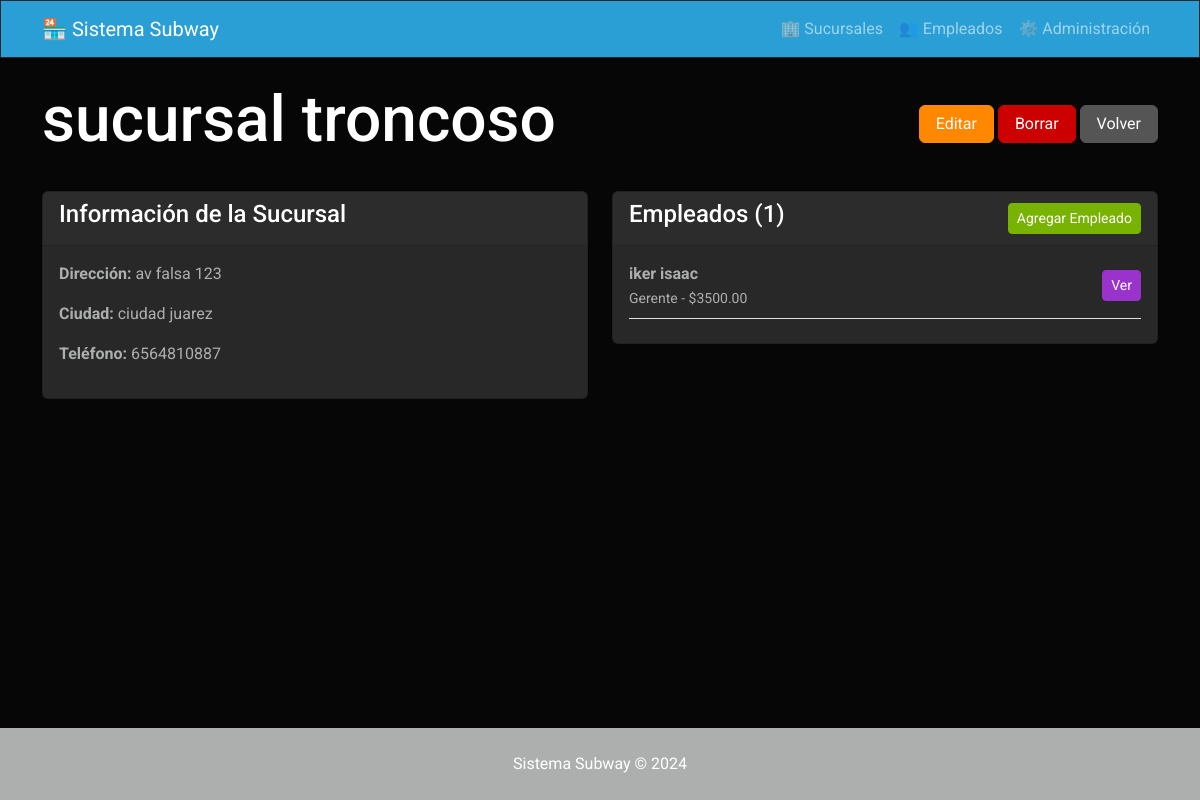
Screenshot of /sucursal/2/ with the database file from the repository.
### app_subway/models.py (models this page shows, shortened)
class Sucursal(models.Model):
    id_sucursal = models.AutoField(primary_key=True)
    nombre = models.CharField(max_length=200)
    direccion = models.CharField(max_length=300)
    ciudad = models.CharField(max_length=100)
    telefono = models.CharField(max_length=20)
    class Meta:
        verbose_name = "Sucursal"
        verbose_name_plural = "Sucursales"

class Empleado(models.Model):
    id_empleado = models.AutoField(primary_key=True)
    nombre = models.CharField(max_length=200)
    puesto = models.CharField(max_length=100)
    telefono = models.CharField(max_length=20)
    salario = models.DecimalField(max_digits=10, decimal_places=2)
    foto_perfil = models.ImageField(upload_to='img_empleados/', blank=True, null=True)
    id_sucursal = models.ForeignKey(Sucursal, on_delete=models.CASCADE, related_name='empleados')
    class Meta:
        verbose_name = "Empleado"
        verbose_name_plural = "Empleados"

### app_subway/views.py (the view)
# urls.py: path('sucursal/<int:id_sucursal>/', views.detalle_sucursal, name='detalle_sucursal'),
def detalle_sucursal(request, id_sucursal):
    sucursal = get_object_or_404(Sucursal, id_sucursal=id_sucursal)
    empleados_sucursal = Empleado.objects.filter(id_sucursal=sucursal)
    return render(request, 'app_subway/detalle_sucursal.html', {
        'sucursal': sucursal,
        'empleados_sucursal': empleados_sucursal
    })

### app_subway/templates/app_subway/detalle_sucursal.html (shortened to what this page needs)
{% extends 'app_subway/base.html' %}
{% block content %}
<div class="d-flex justify-content-between align-items-center mb-4">
    <h1>{{ sucursal.nombre }}</h1>
    <div>
        <a href="{% url 'app_subway:editar_sucursal' sucursal.id_sucursal %}" class="btn btn-warning">Editar</a>
        <a href="{% url 'app_subway:borrar_sucursal' sucursal.id_sucursal %}" class="btn btn-danger">Borrar</a>
        <a href="{% url 'app_subway:listar_sucursales' %}" class="btn btn-secondary">Volver</a>
    </div>
</div>
<div class="row">
    <div class="col-md-6">
        <div class="card">
            <div class="card-header">
                <h5>Información de la Sucursal</h5>
            </div>
            <div class="card-body">
                <p><strong>Dirección:</strong> {{ sucursal.direccion }}</p>
                <p><strong>Ciudad:</strong> {{ sucursal.ciudad }}</p>
                <p><strong>Teléfono:</strong> {{ sucursal.telefono }}</p>
            </div>
        </div>
    </div>
    <div class="col-md-6">
        <div class="card">
            <div class="card-header d-flex justify-content-between align-items-center">
                <h5>Empleados ({{ empleados_sucursal.count }})</h5>
                <a href="{% url 'app_subway:crear_empleado' %}" class="btn btn-success btn-sm">Agregar Empleado</a>
            </div>
            <div class="card-body">
                {% for empleado in empleados_sucursal %}
                <div class="d-flex justify-content-between align-items-center border-bottom pb-2 mb-2">
                    <div>
                        <strong>{{ empleado.nombre }}</strong><br>
                        <small>{{ empleado.puesto }} - ${{ empleado.salario }}</small>
                    </div>
                    <a href="{% url 'app_subway:detalle_empleado' empleado.id_empleado %}" class="btn btn-info btn-sm">Ver</a>
                </div>
                {% empty %}
                <p class="text-muted">No hay empleados en esta sucursal.</p>
                {% endfor %}
            </div>
        </div>
    </div>
</div>
{% endblock %}

### app_subway/templates/app_subway/base.html (style rules this page uses)
html, body { height: 100%; margin: 0; }
body { display: flex; flex-direction: column; min-height: 100vh; }

### rows the page displays
Sucursal: nombre "sucursal troncoso", direccion "av falsa 123", ciudad "ciudad juarez", telefono "6564810887"
Empleado: nombre "iker isaac", puesto "Gerente", salario "3500.00"

### other values shown
{{ empleados_sucursal.count }} "1"
